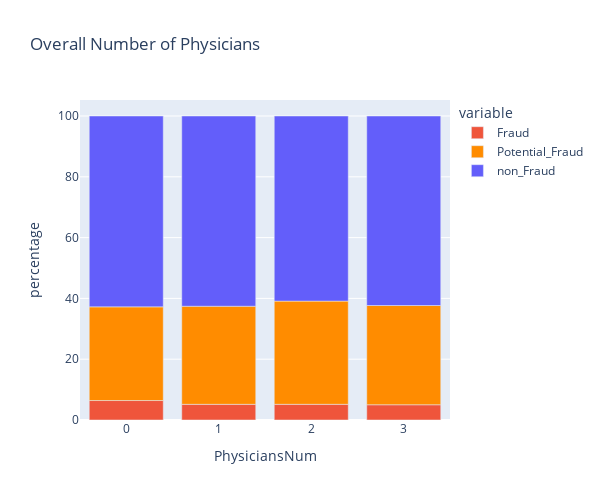

The notebook cell this image was saved under:
### Code cell
fig4 = physNum.plot.bar(x='PhysiciansNum', y=['Fraud',
                                            'Potential_Fraud',
                                            'non_Fraud'],
                       title="Overall Number of Physicians",
                       color_discrete_map={'non_Fraud':'#635EFA', 
                                                   'Potential_Fraud': '#FF8C00',
                                           'Fraud':'#EF553B'}, width=600, height=500,labels={"value": "percentage"})
fig4.update_xaxes(type='category')
fig4.show()

### Figure 1 — Plotly figure (JSON) as saved in the notebook; plotly's stock layout.template omitted (floating-point values rounded to 4 significant figures)
{"data": [{"alignmentgroup": "True", "hovertemplate": "variable=Fraud<br>PhysiciansNum=%{x}<br>percentage=%{y}<extra></extra>", "legendgroup": "Fraud", "marker": {"color": "#EF553B"}, "name": "Fraud", "offsetgroup": "Fraud", "orientation": "v", "showlegend": true, "textposition": "auto", "type": "bar", "x": [0, 1, 2, 3], "xaxis": "x", "y": [6.406, 5.152, 5.158, 5.014], "yaxis": "y"}, {"alignmentgroup": "True", "hovertemplate": "variable=Potential_Fraud<br>PhysiciansNum=%{x}<br>percentage=%{y}<extra></extra>", "legendgroup": "Potential_Fraud", "marker": {"color": "#FF8C00"}, "name": "Potential_Fraud", "offsetgroup": "Potential_Fraud", "orientation": "v", "showlegend": true, "textposition": "auto", "type": "bar", "x": [0, 1, 2, 3], "xaxis": "x", "y": [30.82, 32.27, 33.95, 32.65], "yaxis": "y"}, {"alignmentgroup": "True", "hovertemplate": "variable=non_Fraud<br>PhysiciansNum=%{x}<br>percentage=%{y}<extra></extra>", "legendgroup": "non_Fraud", "marker": {"color": "#635EFA"}, "name": "non_Fraud", "offsetgroup": "non_Fraud", "orientation": "v", "showlegend": true, "textposition": "auto", "type": "bar", "x": [0, 1, 2, 3], "xaxis": "x", "y": [62.78, 62.58, 60.89, 62.34], "yaxis": "y"}], "layout": {"barmode": "relative", "height": 500, "legend": {"title": {"text": "variable"}, "tracegroupgap": 0}, "title": {"text": "Overall Number of Physicians"}, "width": 600, "xaxis": {"anchor": "y", "domain": [0, 1], "title": {"text": "PhysiciansNum"}, "type": "category"}, "yaxis": {"anchor": "x", "domain": [0, 1], "title": {"text": "percentage"}}}}
